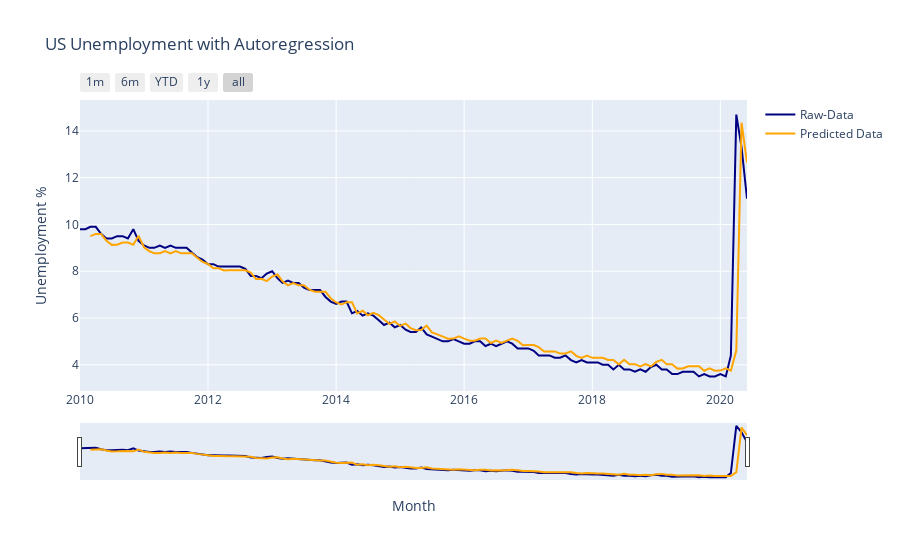

Notebook source saved alongside this figure:
### Code cell
#fitting model
AR = AutoReg(bls_api['US Unemployment Rate %'], lags=2)
AR_fit = AR.fit()

#predictions
yhat = AR_fit.predict()

#Plotting AR with original data
AR_join = pd.DataFrame.join(bls_api, yhat.to_frame(name='y-hat'))

AR_join.to_json()

fig = go.Figure()

fig.add_trace(go.Scatter(x=AR_join.Date, y=AR_join['US Unemployment Rate %'], name='Raw-Data',
                         line=dict(color='navy')))

fig.add_trace(go.Scatter(x=AR_join.Date, y=AR_join['y-hat'], name='Predicted Data',
                         line=dict(color='orange')))

fig.update_xaxes(rangeslider_visible=True,
                 showspikes=True,
                 spikethickness=1,
                 rangeselector=dict(
                 buttons=list([
                    dict(count=1, label="1m", step="month", stepmode="backward"),
                    dict(count=6, label="6m", step="month", stepmode="backward"),
                    dict(count=1, label="YTD", step="year", stepmode="todate"),
                    dict(count=1, label="1y", step="year", stepmode="backward"),
                    dict(step="all")
                 ])
                 )
                )

fig.update_yaxes(showspikes=True,
                 spikethickness=1)

fig.update_layout(title='US Unemployment with Autoregression',
                  xaxis_title='Month',
                  yaxis_title='Unemployment %')

fig.show()
